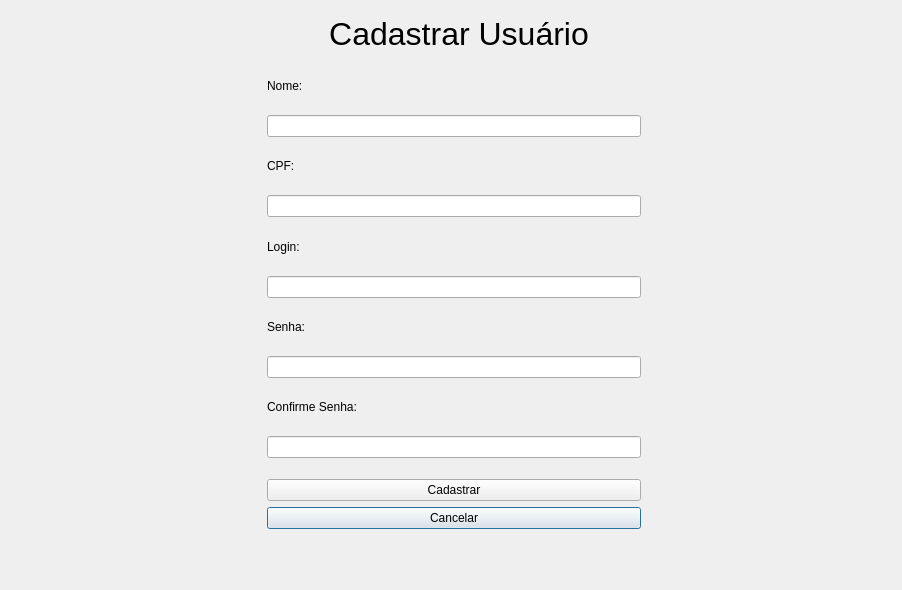
<?xml version="1.0" encoding="UTF-8"?>
<ui version="4.0">
 <class>Dialog</class>
 <widget class="QDialog" name="Dialog">
  <property name="geometry">
   <rect>
    <x>0</x>
    <y>0</y>
    <width>902</width>
    <height>590</height>
   </rect>
  </property>
  <property name="windowTitle">
   <string>Dialog</string>
  </property>
  <property name="styleSheet">
   <string notr="true">QPushButton{
borde: None;
}

QDialog{
background: 
}</string>
  </property>
  <layout class="QGridLayout" name="gridLayout">
   <item row="12" column="0">
    <spacer name="horizontalSpacer">
     <property name="orientation">
      <enum>Qt::Horizontal</enum>
     </property>
     <property name="sizeType">
      <enum>QSizePolicy::Fixed</enum>
     </property>
     <property name="sizeHint" stdset="0">
      <size>
       <width>250</width>
       <height>20</height>
      </size>
     </property>
    </spacer>
   </item>
   <item row="25" column="2">
    <spacer name="verticalSpacer_2">
     <property name="orientation">
      <enum>Qt::Vertical</enum>
     </property>
     <property name="sizeType">
      <enum>QSizePolicy::Fixed</enum>
     </property>
     <property name="sizeHint" stdset="0">
      <size>
       <width>20</width>
       <height>50</height>
      </size>
     </property>
    </spacer>
   </item>
   <item row="20" column="1">
    <spacer name="verticalSpacer_3">
     <property name="orientation">
      <enum>Qt::Vertical</enum>
     </property>
     <property name="sizeType">
      <enum>QSizePolicy::Fixed</enum>
     </property>
     <property name="sizeHint" stdset="0">
      <size>
       <width>20</width>
       <height>15</height>
      </size>
     </property>
    </spacer>
   </item>
   <item row="6" column="1">
    <widget class="QLabel" name="label_nome">
     <property name="text">
      <string>Nome:</string>
     </property>
    </widget>
   </item>
   <item row="12" column="1">
    <widget class="QLabel" name="label_CPF">
     <property name="text">
      <string>CPF:</string>
     </property>
    </widget>
   </item>
   <item row="11" column="1" colspan="2">
    <widget class="QLineEdit" name="lineEdit_nome"/>
   </item>
   <item row="13" column="1" colspan="2">
    <widget class="QLineEdit" name="lineEdit_CPF">
     <property name="inputMask">
      <string>99999999999</string>
     </property>
    </widget>
   </item>
   <item row="14" column="1">
    <widget class="QLabel" name="label_login">
     <property name="text">
      <string>Login:</string>
     </property>
    </widget>
   </item>
   <item row="19" column="1" colspan="2">
    <widget class="QLineEdit" name="lineEdit_ConfirmarSenha">
     <property name="echoMode">
      <enum>QLineEdit::Password</enum>
     </property>
    </widget>
   </item>
   <item row="15" column="1" colspan="2">
    <widget class="QLineEdit" name="lineEdit_Login"/>
   </item>
   <item row="18" column="1">
    <widget class="QLabel" name="label_confirmarsenha">
     <property name="text">
      <string>Confirme Senha:</string>
     </property>
    </widget>
   </item>
   <item row="16" column="1">
    <widget class="QLabel" name="label_senha">
     <property name="text">
      <string>Senha:</string>
     </property>
    </widget>
   </item>
   <item row="13" column="3">
    <spacer name="horizontalSpacer_2">
     <property name="orientation">
      <enum>Qt::Horizontal</enum>
     </property>
     <property name="sizeType">
      <enum>QSizePolicy::Fixed</enum>
     </property>
     <property name="sizeHint" stdset="0">
      <size>
       <width>250</width>
       <height>20</height>
      </size>
     </property>
    </spacer>
   </item>
   <item row="24" column="1" colspan="2">
    <widget class="QPushButton" name="pushButton_cancelar">
     <property name="text">
      <string>Cancelar</string>
     </property>
     <property name="icon">
      <iconset>
       <normaloff>Icon/cancel.png</normaloff>Icon/cancel.png</iconset>
     </property>
    </widget>
   </item>
   <item row="5" column="1">
    <widget class="QLabel" name="label_cadastrarusuario">
     <property name="font">
      <font>
       <family>Arial</family>
       <pointsize>24</pointsize>
       <italic>false</italic>
      </font>
     </property>
     <property name="text">
      <string>       Cadastrar Usuário</string>
     </property>
    </widget>
   </item>
   <item row="23" column="1" colspan="2">
    <widget class="QPushButton" name="pushButton_cadastrar">
     <property name="text">
      <string>Cadastrar</string>
     </property>
     <property name="icon">
      <iconset>
       <normaloff>Icon/checked.png</normaloff>Icon/checked.png</iconset>
     </property>
    </widget>
   </item>
   <item row="17" column="1" colspan="2">
    <widget class="QLineEdit" name="lineEdit_Senha">
     <property name="echoMode">
      <enum>QLineEdit::Password</enum>
     </property>
    </widget>
   </item>
   <item row="5" column="0" rowspan="2">
    <widget class="QPushButton" name="pushButton_logo">
     <property name="styleSheet">
      <string notr="true">QPushButton{
border: None; 
}</string>
     </property>
     <property name="text">
      <string/>
     </property>
     <property name="icon">
      <iconset>
       <normaloff>Icon/logo.png</normaloff>Icon/logo.png</iconset>
     </property>
     <property name="iconSize">
      <size>
       <width>128</width>
       <height>128</height>
      </size>
     </property>
    </widget>
   </item>
  </layout>
 </widget>
 <tabstops>
  <tabstop>lineEdit_nome</tabstop>
  <tabstop>lineEdit_CPF</tabstop>
  <tabstop>lineEdit_Login</tabstop>
  <tabstop>lineEdit_Senha</tabstop>
  <tabstop>lineEdit_ConfirmarSenha</tabstop>
  <tabstop>pushButton_cadastrar</tabstop>
  <tabstop>pushButton_cancelar</tabstop>
  <tabstop>pushButton_logo</tabstop>
 </tabstops>
 <resources/>
 <connections/>
</ui>
